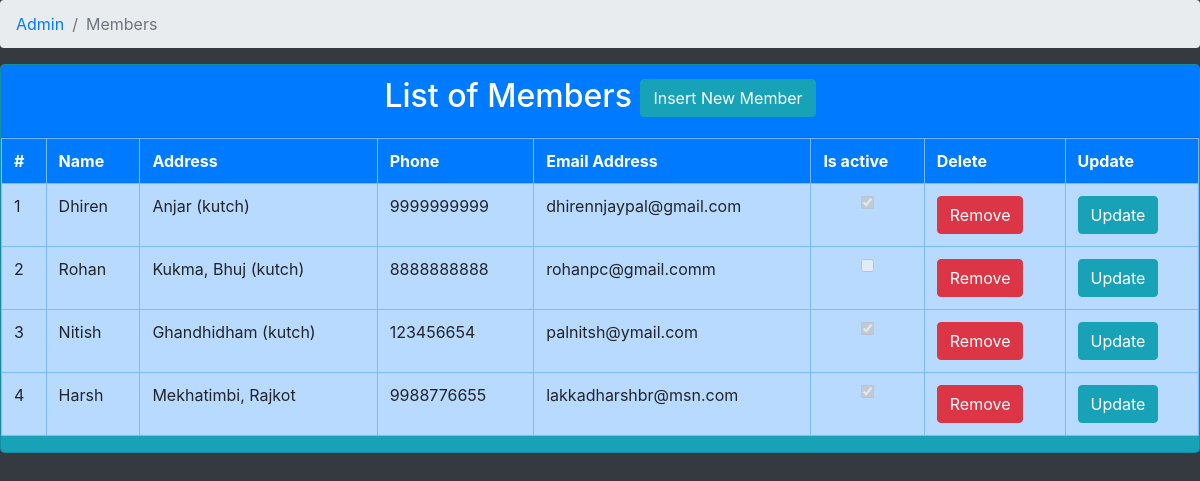
The page /viewMembers.php on the database as committed earlier.
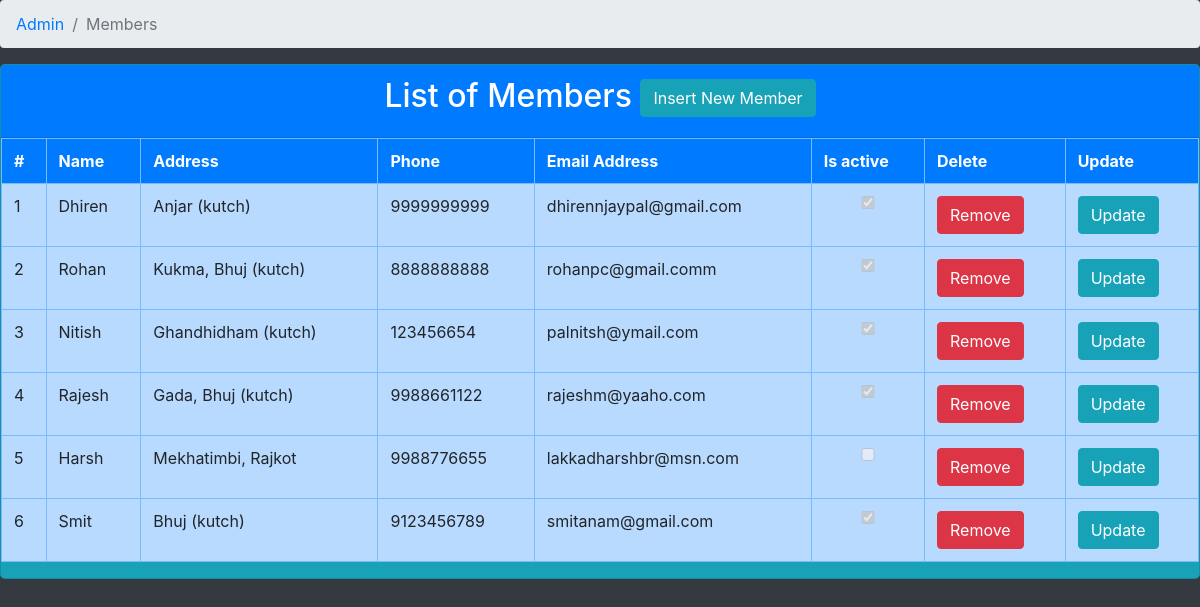
The same page on the database as committed later.
### tables this page shows
CREATE TABLE `members` (
  `id` int(11) NOT NULL,
  `name` varchar(45) DEFAULT NULL,
  `address` varchar(45) DEFAULT NULL,
  `phone` varchar(10) DEFAULT NULL,
  `emailAddress` varchar(100) DEFAULT NULL,
  `isActive` enum('YES','NO') DEFAULT NULL
);

### Database.php (called while the page is built, shortened)
<?php
class Database{
    public static function getConnection(){
        return mysqli_connect("localhost","root","","library");
    }
	public static function selectall($table){
        return mysqli_query(Database::getConnection(),"select * from $table;");
    }
}
?>

### viewMembers.php (the view, shortened to what this page needs)
<html>
<head>
	<link rel="stylesheet" href="css/bootstrap.min.css">
<head>
<body class="bg-dark">
<nav aria-label="breadcrumb">
	<ol class="breadcrumb">
		<li class="breadcrumb-item"><a href="index.php">Admin</a></li>
		<li class="breadcrumb-item active" aria-current="page">Members</li>
	</ol>
</nav>
<div class="card bg-info rounded-lg">
<div class="card-header bg-primary text-white text-center">
<h2>List of Members</h>
<a class="btn btn-info" href='./createMember.php' >Insert New Member</a>
</div>
<?php
require("./Database.php");
$result=db::selectall("members");
echo "<table class='table table-bordered table-primary'>";
echo
"<tr class='bg-primary text-white'>
<th>#</th>
<th>Name</th>
<th>Address</th>
<th>Phone</th>
<th>Email Address</th>
<th>Is active</th>
<th>Delete</th>
<th>Update</th>
</tr>";
$i=0;
while($row=mysqli_fetch_assoc($result)){
	$i=$i+1;
	echo "<tr>
	<td>".$i."</td>
	<td>".$row['name']."</td>
	<td>".$row['address']."</td>
	<td>".$row['phone']."</td>
	<td>".$row['emailAddress']."</td>
	<td>";
	if($row['isActive']=='YES')
		echo "<input class='input-group' type='checkbox' checked disabled>";
	else
		echo "<input class='input-group' type='checkbox' disabled>";
	echo "</td>
	<td><a class='btn btn-danger' href='./viewMembers.php?type=user&id=".$row['id']."'>Remove</a></td>
	<td><a class='btn btn-info' href='./updateMember.php?id=".$row['id']."'>Update</a></td>
	</tr>";
}
echo "</table>";
?>
</div>
</body>
</html>

Rows that differ between the two databases and show on the page:
changed members "Rohan": value "☐" → "☑"
added members: name "Rajesh", address "Gada, Bhuj (kutch)", phone "9988661122", emailAddress "rajeshm@yaaho.com"
changed members "Harsh": value "☑" → "☐"
added members: name "Smit", address "Bhuj (kutch)", phone "9123456789", emailAddress "smitanam@gmail.com"
